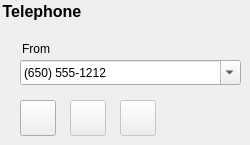
   <widget class="QWidget" name="telephonyPage">
    <widget class="QGroupBox" name="telephonyBox">
     <property name="geometry">
      <rect>
       <x>0</x>
       <y>0</y>
       <width>101</width>
       <height>21</height>
      </rect>
     </property>
     <property name="font">
      <font>
       <pointsize>12</pointsize>
       <weight>75</weight>
       <bold>true</bold>
      </font>
     </property>
     <property name="styleSheet">
      <string notr="true">border: 0px;</string>
     </property>
     <property name="title">
      <string>Telephone</string>
     </property>
    </widget>
    <widget class="QPushButton" name="tel_endCallButton">
     <property name="enabled">
      <bool>false</bool>
     </property>
     <property name="geometry">
      <rect>
       <x>70</x>
       <y>100</y>
       <width>36</width>
       <height>36</height>
      </rect>
     </property>
     <property name="toolTip">
      <string>End call</string>
     </property>
     <property name="text">
      <string/>
     </property>
     <property name="icon">
      <iconset resource="resources.qrc">
       <normaloff>:/light/call_end</normaloff>
       <disabledoff>:/light/call_end_disabled</disabledoff>:/light/call_end</iconset>
     </property>
     <property name="themeIconName" stdset="0">
      <string>call_end</string>
     </property>
     <property name="themeIconName_disabled" stdset="0">
      <string>call_end_disabled</string>
     </property>
    </widget>
    <widget class="QPushButton" name="tel_startCallButton">
     <property name="geometry">
      <rect>
       <x>20</x>
       <y>100</y>
       <width>36</width>
       <height>36</height>
      </rect>
     </property>
     <property name="toolTip">
      <string>Start call</string>
     </property>
     <property name="text">
      <string/>
     </property>
     <property name="icon">
      <iconset resource="resources.qrc">
       <normaloff>:/light/phone</normaloff>:/light/phone</iconset>
     </property>
     <property name="themeIconName" stdset="0">
      <string>phone</string>
     </property>
     <property name="themeIconName_disabled" stdset="0">
      <string>phone_disabled</string>
     </property>
    </widget>
    <widget class="QGroupBox" name="tel_fromGroup">
     <property name="geometry">
      <rect>
       <x>20</x>
       <y>40</y>
       <width>51</width>
       <height>21</height>
      </rect>
     </property>
     <property name="font">
      <font>
       <pointsize>9</pointsize>
       <weight>50</weight>
       <bold>false</bold>
      </font>
     </property>
     <property name="styleSheet">
      <string notr="true">border: 0px;</string>
     </property>
     <property name="title">
      <string>From</string>
     </property>
    </widget>
    <widget class="QPushButton" name="tel_holdCallButton">
     <property name="enabled">
      <bool>false</bool>
     </property>
     <property name="geometry">
      <rect>
       <x>120</x>
       <y>100</y>
       <width>36</width>
       <height>36</height>
      </rect>
     </property>
     <property name="toolTip">
      <string>Hold call</string>
     </property>
     <property name="text">
      <string/>
     </property>
     <property name="icon">
      <iconset resource="resources.qrc">
       <normaloff>:/light/phone_paused</normaloff>
       <disabledoff>:/light/phone_paused_disabled</disabledoff>:/light/phone_paused</iconset>
     </property>
     <property name="themeIconName" stdset="0">
      <string>phone_paused</string>
     </property>
     <property name="themeIconName_disabled" stdset="0">
      <string>phone_paused_disabled</string>
     </property>
    </widget>
    <widget class="QComboBox" name="tel_numberBox">
     <property name="geometry">
      <rect>
       <x>20</x>
       <y>60</y>
       <width>221</width>
       <height>25</height>
      </rect>
     </property>
     <property name="font">
      <font>
       <pointsize>9</pointsize>
       <weight>50</weight>
       <bold>false</bold>
      </font>
     </property>
     <property name="editable">
      <bool>true</bool>
     </property>
     <property name="insertPolicy">
      <enum>QComboBox::InsertAtTop</enum>
     </property>
     <item>
      <property name="text">
       <string>(650) 555-1212</string>
      </property>
     </item>
     <item>
      <property name="text">
       <string>+1.650.555-6789</string>
      </property>
     </item>
    </widget>
   </widget>
